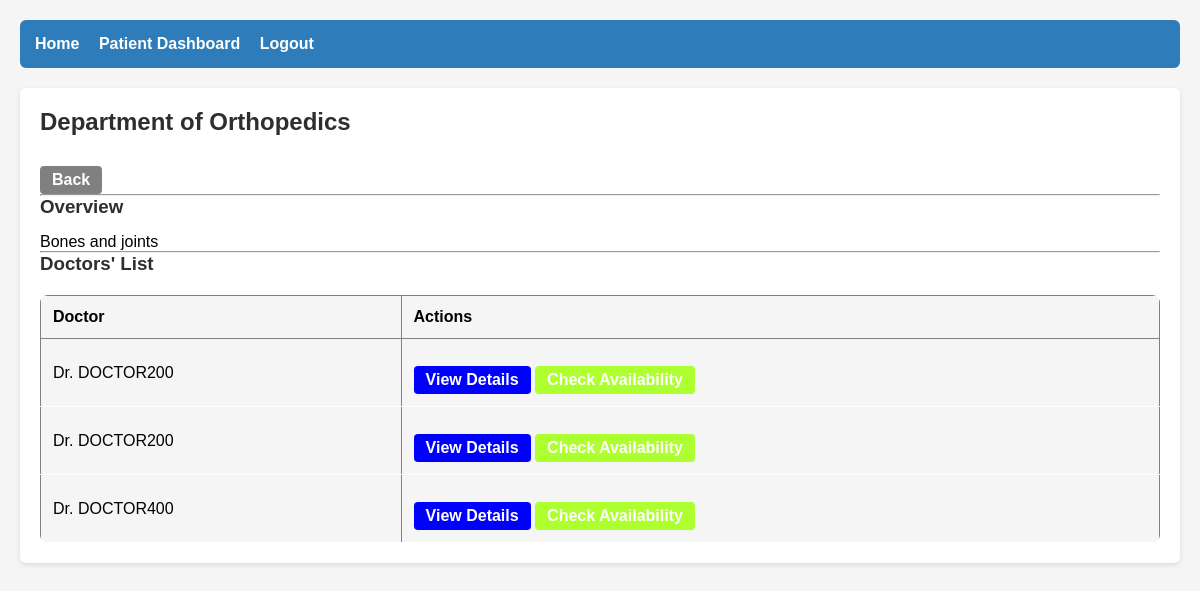
The page /department/3 (signed in) on the database its author committed.
### app.py (models this page shows, shortened)
class Department(db.Model):#This is the department model
    __tablename__='departments'
    id=db.Column(db.Integer,primary_key=True)
    name=db.Column(db.String(120), nullable=False)
    description=db.Column(db.String(255))
    doctors=db.relationship('Doctor',backref='department',lazy=True)

class Doctor(db.Model):#The Doctor is linked with the user stores the department and the specalization
    __tablename__ = 'doctors'
    id = db.Column(db.Integer, primary_key=True)
    user_id = db.Column(db.Integer, db.ForeignKey('users.id'), nullable=False)
    specialization = db.Column(db.String(120), nullable=False)
    department_id = db.Column(db.Integer, db.ForeignKey('departments.id'))
    bio = db.Column(db.String(255))
    appointments = db.relationship('Appointment', backref='doctor', lazy=True)
    avail = db.relationship('DoctorAvail', backref='doctor', lazy=True )

class User(db.Model):
    __tablename__ = 'users'
    id = db.Column(db.Integer,primary_key=True)
    name=db.Column(db.String(120), nullable=False)
    email=db.Column(db.String(120),unique=True, nullable=False)
    passwordwithhash=db.Column(db.String(255), nullable=False)
    role=db.Column(db.String(30), nullable=False)
    active=db.Column(db.Boolean, nullable=True,default=True)
    doctor=db.relationship('Doctor', backref='user',uselist=False)#user->doctor one to one relationship single object
    patient=db.relationship('Patient', backref='user',uselist=False)#user->Patient again a one to one a user can be a doctor or a patient
    @property
    def is_authenticated(self):
        return True

### app.py (the view)
@app.route('/department/<int:dept_id>')
@login_required
def department_details(dept_id):
    dept = Department.query.get_or_404(dept_id)
    doctors = Doctor.query.filter_by(department_id=dept.id).all()
    return render_template(
        'department/details.html',
        dept=dept,
        doctors=doctors
    )

### app.py (called while the page is built)
@login_manager.user_loader
def load_user(user_id):
    return User.query.get(int(user_id))

### templates/department/details.html
{% extends 'base.html' %}
{% block content %}
<h2>Department of {{ dept.name }}</h2>
<a href="{{ url_for('patient_dashboard') }}" class="btn btn-secondary">Back</a>
<hr>
<h3>Overview</h3>
<p>{{ dept.description }}</p>
<hr>
<h3>Doctors' List</h3>
<table class="table">
    <thead>
        <tr>
            <th>Doctor</th>
            <th>Actions</th>
        </tr>
    </thead>
    <tbody>
        {% for d in doctors %}
        <tr>
            <td>Dr. {{ d.user.name }}</td>
            <td>
                <a class="btn btn-info btn-sm"
                    href="{{ url_for('patient_doctor_details', doctor_id=d.id) }}">View Details</a>
                <a class="btn btn-success btn-sm"
                href="{{ url_for('patient_check_availability', doctor_id=d.id) }}">
                    Check Availability
                </a>
            </td>
        </tr>
        {% endfor %}
    </tbody>
</table>
{% endblock %}

### static/styles.css (style rules this page uses)
* { margin: 0; padding: 0; box-sizing: border-box; font-family: Arial, sans-serif; }
body { background: #f5f5f5; padding: 20px; }
h1, h2, h3 { margin-bottom: 15px; color: #2e2e2e; }
button, .btn { background: #2e7dba; color: white; padding: 10px 15px; border: none; margin-top: 15px; border-radius: 4px; cursor: pointer; }
table { width: 100%; border-collapse: collapse; margin-top: 15px; }
table th, table td { border: 1px solid grey; padding: 10px; }
table th { background: white; }
.btn { display: inline-block; padding: 8px 16px; background-color: blue; color: white !important; border-radius: 5px; text-decoration: none; font-weight: bold; text-align: center; }
.table { width: 100%; border-collapse: collapse; margin-top: 20px; background: whitesmoke; border-radius: 8px; overflow: hidden; }
.table th { background: whitesmoke; padding: 12px; text-align: left; }
.table td { padding: 12px; border-bottom: 1px solid white; }
.btn { padding: 5px 12px; border-radius: 4px; color: white; text-decoration: none; }
.btn-info { background-color: blue; }
.btn-success { background-color: greenyellow; }
.btn-secondary { background-color: grey; }

### rows shown on the page
Department: name "Orthopedics", description "Bones and joints"
Doctor: user.name "DOCTOR200"
Doctor: user.name "DOCTOR200"
Doctor: user.name "DOCTOR400"
